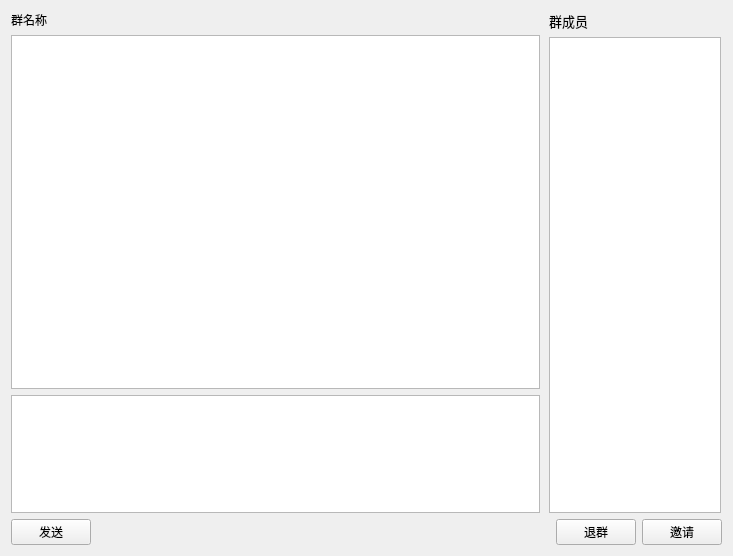
<?xml version="1.0" encoding="UTF-8"?>
<ui version="4.0">
 <class>GroupChatWidget</class>
 <widget class="QWidget" name="GroupChatWidget">
  <property name="geometry">
   <rect>
    <x>0</x>
    <y>0</y>
    <width>733</width>
    <height>556</height>
   </rect>
  </property>
  <property name="windowTitle">
   <string>Form</string>
  </property>
  <layout class="QVBoxLayout" name="verticalLayout_3">
   <item>
    <layout class="QHBoxLayout" name="horizontalLayout_2" stretch="3,1">
     <property name="leftMargin">
      <number>0</number>
     </property>
     <property name="rightMargin">
      <number>0</number>
     </property>
     <item>
      <layout class="QVBoxLayout" name="verticalLayout" stretch="0,3,1">
       <item>
        <widget class="QLabel" name="lb_groupName">
         <property name="text">
          <string>群名称</string>
         </property>
        </widget>
       </item>
       <item>
        <widget class="QTextBrowser" name="tb_messages"/>
       </item>
       <item>
        <widget class="QTextEdit" name="te_message"/>
       </item>
      </layout>
     </item>
     <item>
      <layout class="QVBoxLayout" name="verticalLayout_2" stretch="0,3">
       <property name="leftMargin">
        <number>3</number>
       </property>
       <property name="topMargin">
        <number>0</number>
       </property>
       <property name="rightMargin">
        <number>1</number>
       </property>
       <item>
        <widget class="QLabel" name="lb_membersTitle">
         <property name="font">
          <font>
           <pointsize>10</pointsize>
          </font>
         </property>
         <property name="text">
          <string>群成员</string>
         </property>
        </widget>
       </item>
       <item>
        <widget class="QListWidget" name="lw_members"/>
       </item>
      </layout>
     </item>
    </layout>
   </item>
   <item>
    <layout class="QHBoxLayout" name="horizontalLayout">
     <item>
      <widget class="QPushButton" name="pb_send">
       <property name="enabled">
        <bool>true</bool>
       </property>
       <property name="text">
        <string>发送</string>
       </property>
      </widget>
     </item>
     <item>
      <spacer name="horizontalSpacer">
       <property name="orientation">
        <enum>Qt::Horizontal</enum>
       </property>
       <property name="sizeHint" stdset="0">
        <size>
         <width>40</width>
         <height>20</height>
        </size>
       </property>
      </spacer>
     </item>
     <item>
      <widget class="QPushButton" name="pb_leave">
       <property name="text">
        <string>退群</string>
       </property>
      </widget>
     </item>
     <item>
      <widget class="QPushButton" name="pb_invite">
       <property name="enabled">
        <bool>true</bool>
       </property>
       <property name="text">
        <string>邀请</string>
       </property>
      </widget>
     </item>
    </layout>
   </item>
  </layout>
 </widget>
 <resources/>
 <connections/>
</ui>
